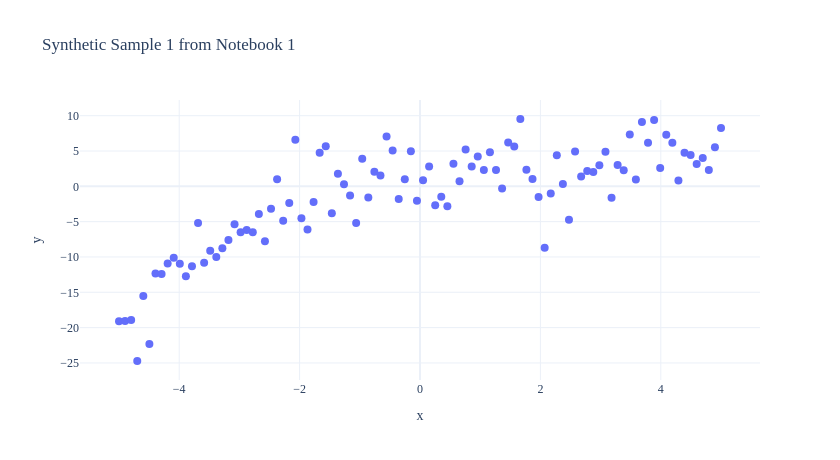

The code cell stored with this chart in its notebook:
### Markdown cell above
### Warm-up: Polynomial degree

- Before comparing full pipelines, let's return to the synthetic polynomial regression example from Unit 4.1.
- The candidate models differ by one hyperparameter: the polynomial degree.

### Code cell
sample_1 = make_polynomial_sample(n=100, random_state=23)

fig = px.scatter(
    sample_1,
    x="x",
    y="y",
    title="Synthetic Sample 1 from Notebook 1",
)
fig

### Figure 1 — Plotly figure (JSON) as saved in the notebook; plotly's stock layout.template omitted (floating-point values rounded to 4 significant figures)
{"data": [{"hovertemplate": "x=%{x}<br>y=%{y}<extra></extra>", "legendgroup": "", "marker": {"color": "#636efa", "symbol": "circle"}, "mode": "markers", "name": "", "orientation": "v", "showlegend": false, "type": "scatter", "x": [-5.0, -4.899, -4.798, -4.697, -4.596, -4.495, -4.394, -4.293, -4.192, -4.091, -3.99, -3.889, -3.788, -3.687, -3.586, -3.485, -3.384, -3.283, -3.182, -3.081, -2.98, -2.879, -2.778, -2.677, -2.576, -2.475, -2.374, -2.273, -2.172, -2.071, -1.97, -1.869, -1.768, -1.667, -1.566, -1.465, -1.364, -1.263, -1.162, -1.061, -0.9596, -0.8586, -0.7576, -0.6566, -0.5556, -0.4545, -0.3535, -0.2525, -0.1515, -0.05051, 0.05051, 0.1515, 0.2525, 0.3535, 0.4545, 0.5556, 0.6566, 0.7576, 0.8586, 0.9596, 1.061, 1.162, 1.263, 1.364, 1.465, 1.566, 1.667, 1.768, 1.869, 1.97, 2.071, 2.172, 2.273, 2.374, 2.475, 2.576, 2.677, 2.778, 2.879, 2.98, 3.081, 3.182, 3.283, 3.384, 3.485, 3.586, 3.687, 3.788, 3.889, 3.99, 4.091, 4.192, 4.293, 4.394, 4.495, 4.596, 4.697, 4.798, 4.899, 5.0], "xaxis": "x", "y": [-19.09, -19.07, -18.91, -24.73, -15.54, -22.31, -12.33, -12.4, -10.91, -10.12, -10.95, -12.71, -11.32, -5.192, -10.8, -9.108, -9.988, -8.78, -7.586, -5.356, -6.49, -6.176, -6.488, -3.915, -7.782, -3.179, 0.989, -4.866, -2.344, 6.584, -4.523, -6.103, -2.23, 4.745, 5.688, -3.822, 1.766, 0.2845, -1.292, -5.175, 3.913, -1.577, 2.055, 1.547, 7.044, 5.085, -1.796, 0.9872, 4.981, -2.04, 0.8627, 2.796, -2.666, -1.464, -2.813, 3.211, 0.7125, 5.226, 2.821, 4.232, 2.299, 4.838, 2.303, -0.3037, 6.221, 5.642, 9.532, 2.336, 1.055, -1.512, -8.712, -1.019, 4.41, 0.3403, -4.736, 4.93, 1.393, 2.153, 2.017, 2.989, 4.905, -1.624, 3.003, 2.273, 7.333, 0.951, 9.113, 6.18, 9.397, 2.588, 7.31, 6.185, 0.8203, 4.762, 4.432, 3.152, 4.021, 2.298, 5.524, 8.252], "yaxis": "y"}], "layout": {"height": 460, "legend": {"tracegroupgap": 0}, "title": {"text": "Synthetic Sample 1 from Notebook 1"}, "width": 840, "xaxis": {"anchor": "y", "domain": [0, 1], "title": {"text": "x"}}, "yaxis": {"anchor": "x", "domain": [0, 1], "title": {"text": "y"}}}}
